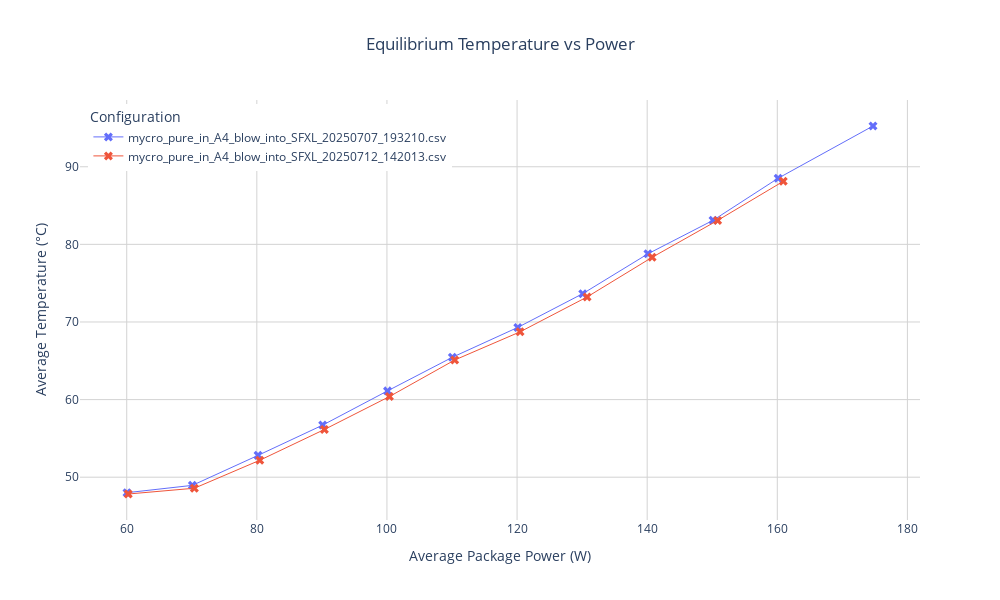

Notebook cell for this chart:
### Code cell
# Function to create Tdie vs Ppkg plots
def plot_equilibrium_points(dataframes):
    # List to store equilibrium points
    equilibrium_points = []

    for name, df in dataframes.items():
        # Calculate power changes between consecutive points
        power_changes = df['Ppkg'].diff()

        # Find significant power jumps (>8W to catch ~10W steps)
        jump_points = power_changes[power_changes > 8].index

        # For each jump point, analyze the previous 60 points
        for jump in jump_points:
            if jump > 60:  # Make sure we have enough previous points
                # Get the 60 points before the jump
                prev_points = df.iloc[jump - 60:jump]

                # Calculate averages for this equilibrium period
                avg_temp = prev_points['Tdie'].mean()
                avg_power = prev_points['Ppkg'].mean()

                equilibrium_points.append({
                    'configuration': name,
                    'avg_power': avg_power,
                    'avg_temp': avg_temp
                })
    # Create dataframe from equilibrium points
    eq_df = pd.DataFrame(equilibrium_points)

    # Create line plot with markers
    fig = px.line(
        eq_df,
        x='avg_power',
        y='avg_temp',
        color='configuration',
        title='Equilibrium Temperature vs Power',
        labels={
            'avg_power': 'Average Package Power (W)',
            'avg_temp': 'Average Temperature (°C)',
            'configuration': 'Configuration'
        }
    )

    fig.update_traces(line=dict(width=1), mode='lines+markers', marker=dict(symbol='x', size=8))

    fig.update_layout(
        plot_bgcolor='white',
        width=1000,
        height=600,
        title_x=0.5,
        showlegend=True,
        legend=dict(
            yanchor="top",
            y=0.99,
            xanchor="left",
            x=0.01
        )
    )

    fig.update_xaxes(gridcolor='lightgray')
    fig.update_yaxes(gridcolor='lightgray')

    fig.show()



# Call the function to actually plot
plot_equilibrium_points(dataframes)

### Figure 1 — Plotly figure (JSON) as saved in the notebook; plotly's stock layout.template omitted (floating-point values rounded to 4 significant figures)
{"data": [{"hovertemplate": "Configuration=mycro_pure_in_A4_blow_into_SFXL_20250707_193210.csv<br>Average Package Power (W)=%{x}<br>Average Temperature (°C)=%{y}<extra></extra>", "legendgroup": "mycro_pure_in_A4_blow_into_SFXL_20250707_193210.csv", "line": {"color": "#636efa", "dash": "solid", "width": 1}, "marker": {"symbol": "x", "size": 8}, "mode": "lines+markers", "name": "mycro_pure_in_A4_blow_into_SFXL_20250707_193210.csv", "orientation": "v", "showlegend": true, "x": [60.04, 70.1, 80.19, 90.13, 100.1, 110.1, 120.1, 130.1, 140.1, 150.1, 160.1, 174.7], "xaxis": "x", "y": [48.01, 48.95, 52.82, 56.71, 61.12, 65.45, 69.3, 73.65, 78.78, 83.09, 88.52, 95.25], "yaxis": "y", "type": "scatter"}, {"hovertemplate": "Configuration=mycro_pure_in_A4_blow_into_SFXL_20250712_142013.csv<br>Average Package Power (W)=%{x}<br>Average Temperature (°C)=%{y}<extra></extra>", "legendgroup": "mycro_pure_in_A4_blow_into_SFXL_20250712_142013.csv", "line": {"color": "#EF553B", "dash": "solid", "width": 1}, "marker": {"symbol": "x", "size": 8}, "mode": "lines+markers", "name": "mycro_pure_in_A4_blow_into_SFXL_20250712_142013.csv", "orientation": "v", "showlegend": true, "x": [60.23, 70.4, 80.45, 90.38, 100.4, 110.4, 120.5, 130.8, 140.8, 150.8, 160.9], "xaxis": "x", "y": [47.84, 48.58, 52.19, 56.15, 60.39, 65.1, 68.73, 73.22, 78.33, 83.09, 88.12], "yaxis": "y", "type": "scatter"}], "layout": {"xaxis": {"anchor": "y", "domain": [0.0, 1.0], "title": {"text": "Average Package Power (W)"}, "gridcolor": "lightgray"}, "yaxis": {"anchor": "x", "domain": [0.0, 1.0], "title": {"text": "Average Temperature (°C)"}, "gridcolor": "lightgray"}, "legend": {"title": {"text": "Configuration"}, "tracegroupgap": 0, "yanchor": "top", "y": 0.99, "xanchor": "left", "x": 0.01}, "title": {"text": "Equilibrium Temperature vs Power", "x": 0.5}, "plot_bgcolor": "white", "width": 1000, "height": 600, "showlegend": true}}
